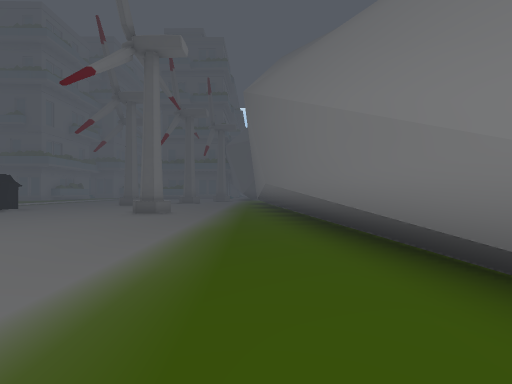
view 1 (above)

24 first-person views from a walk through a 3-D level made in the Unity game engine. The camera is 1.2 m above the floor, looks level and sees 90° across. Doors are open. The floor is counted in squares, 2 m on a side. Each view is taken from the middle of a square. On the plan, view 1 faces up. The plan holds only what a view shows up to about 9 squares ahead; the rest is blank. The place goes on beyond the plan. The player character is not drawn. Some animated figures are left out. Some surface patterns are stand-ins.

view 2
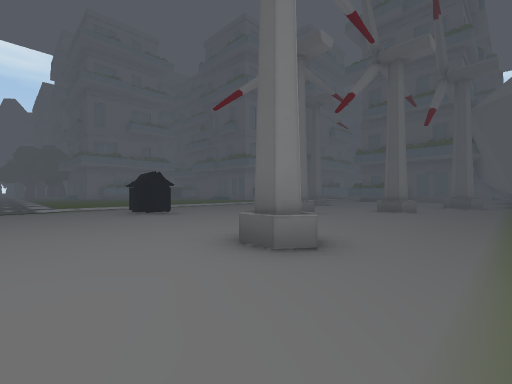

view 3
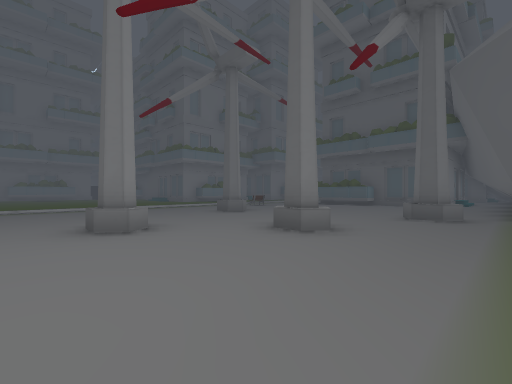

view 4
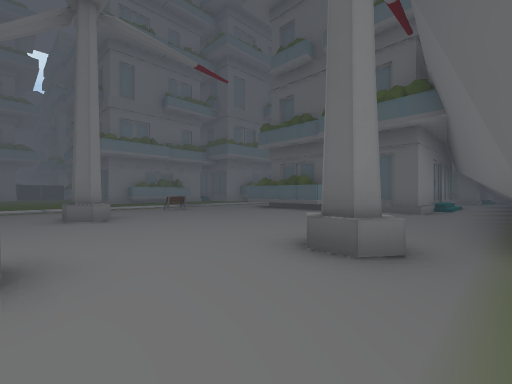

view 5
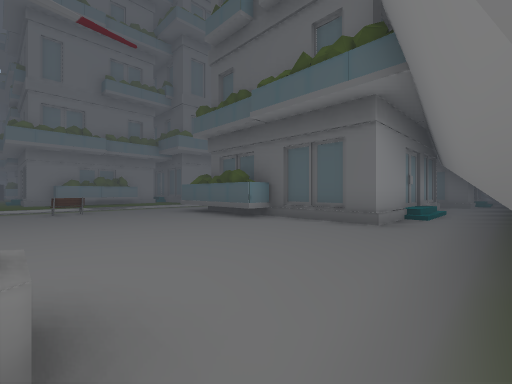

view 6
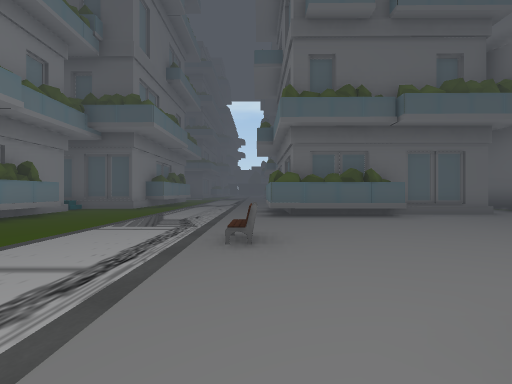

view 7
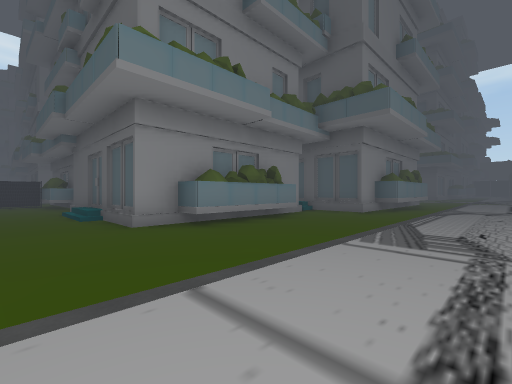

view 8
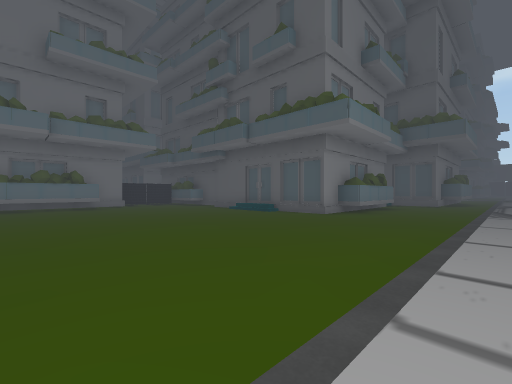

view 9
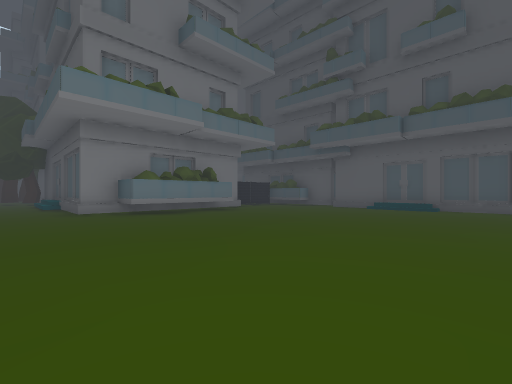

view 10
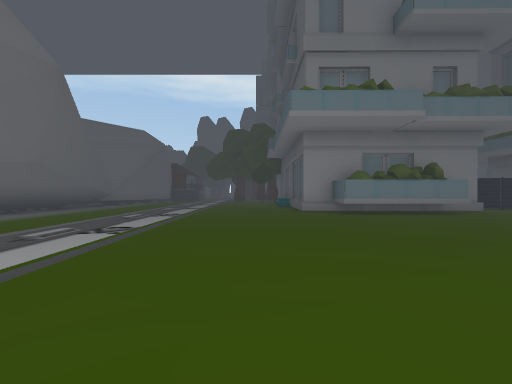

view 11
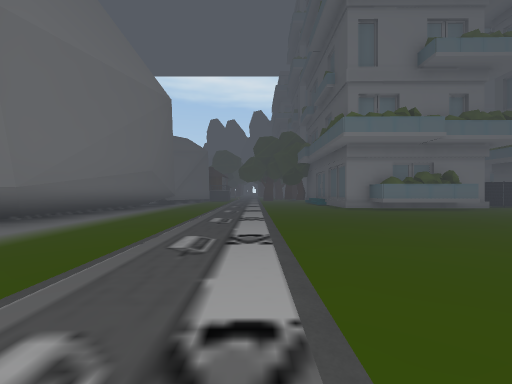

view 12
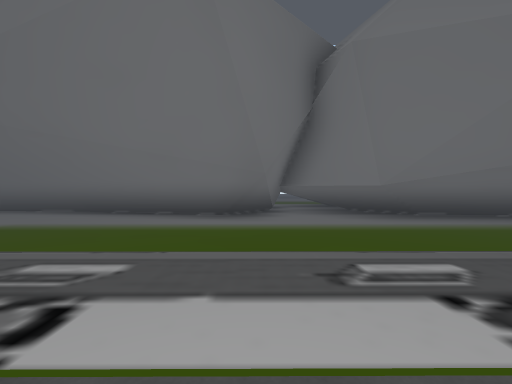

view 13
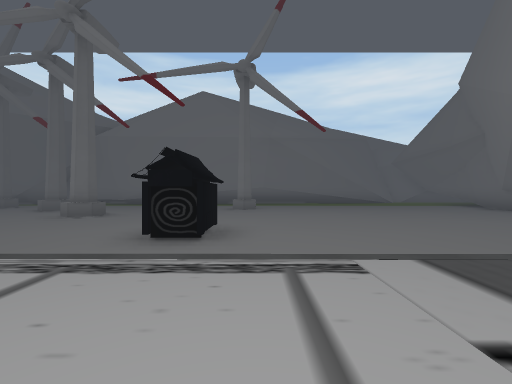

view 14
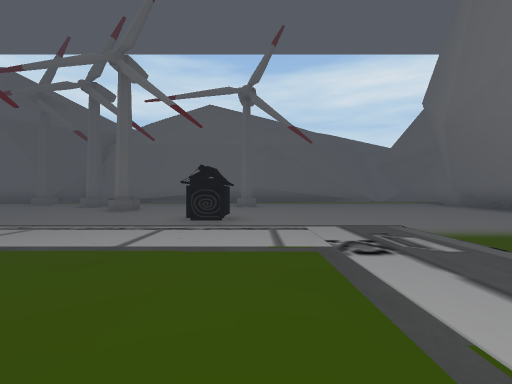

view 15
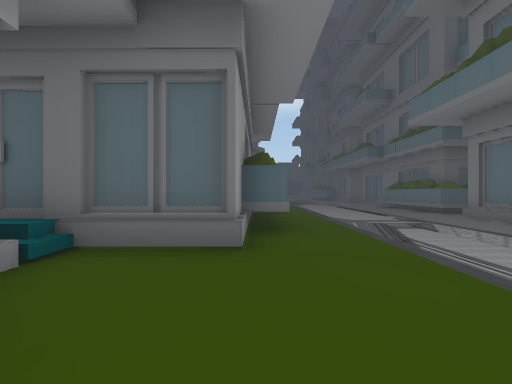

view 16
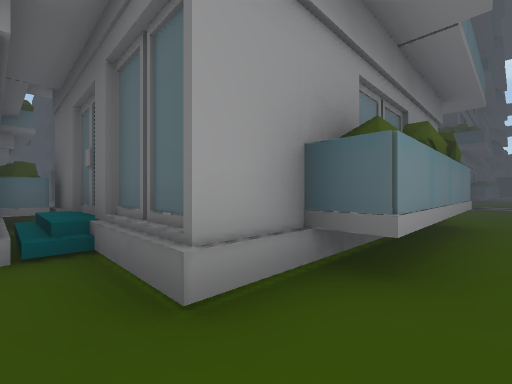

view 17
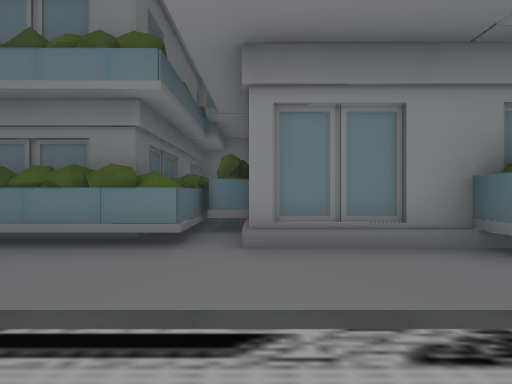

view 18
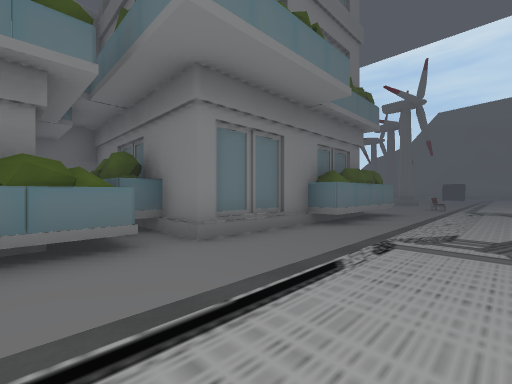

view 19
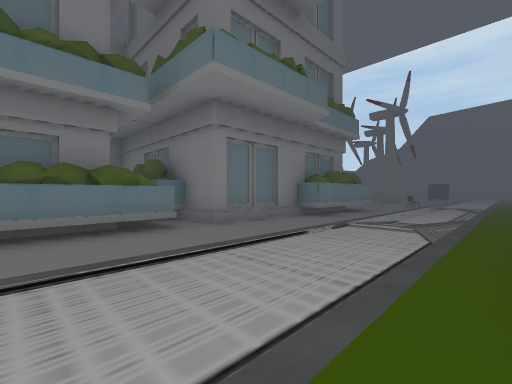

view 20
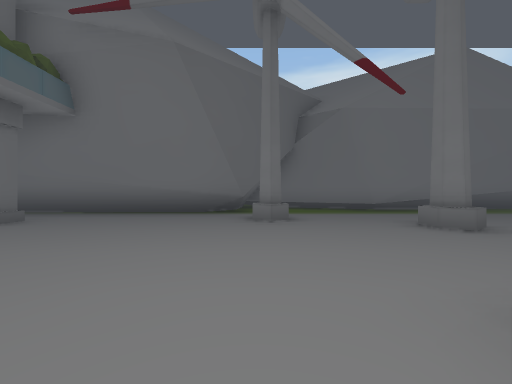

view 21
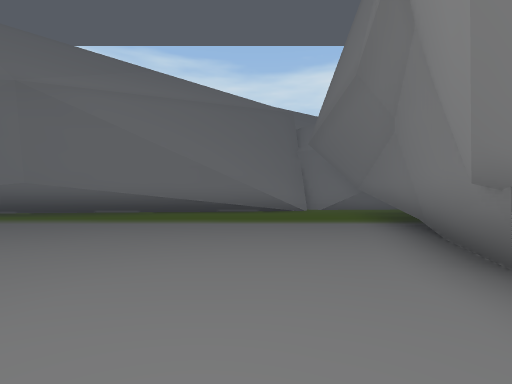

view 22
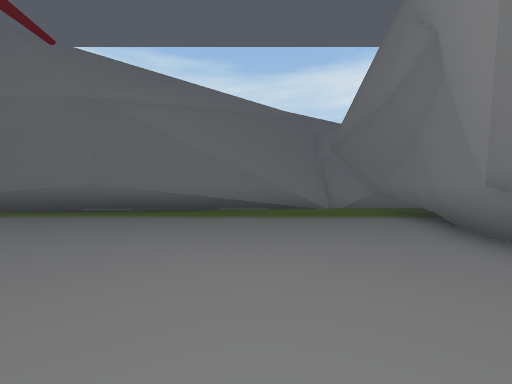

view 23
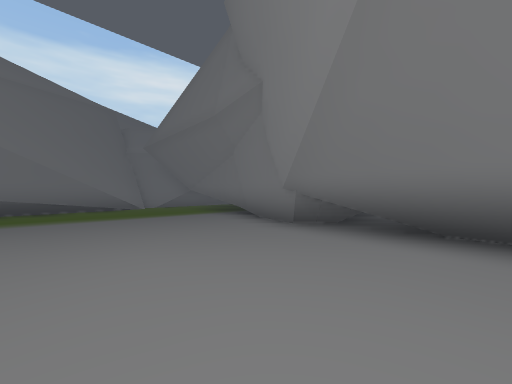

view 24
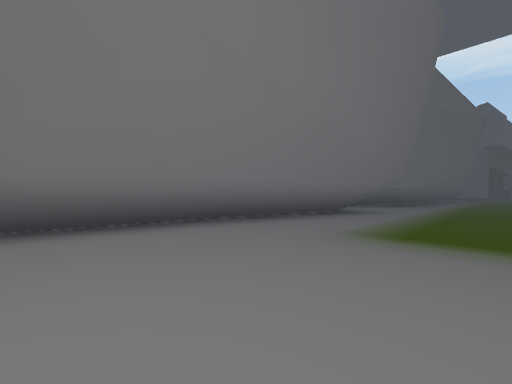

### Floor plan
Key: @ floor where view 1 was taken; # wall or solid block; . floor; W windmill; B building; E bench.
Columns run from 24 left of view 1 to 3 right of it. Each row starts with its distance up from view 1.
 30            B....BB
 29            B....BBB BB
 28            B....BBBB
 27            B....BBBBBB.
 26            B....B    B.
 25            B....#    #.
 24    BB BB#BBB....B    #.#
 23   BBBBBBBB......B    B.#
 22          B......BBB#BB.#
 21          B......BBB....#
 20          B.............#
 19          B.............#
 18   BBBB##BB.....E.......##
 17    ...................W.##
 16  #.......................#
 15  #..............WW.......#
 14  B..................WW..##
 13  BB.....................#
 12   B.....................#
 11  BB...............WW....#
 10 BB........ .............#
  9 ..........  ............##
  8 .......... ....WW.......##
  7 .....................W...#
  6 .........................#
  5 .........................#
  4 .........................#
  3 .........................##
  2 #######...................#
  1 ########.####.............#
  0       ############......@.##
 -1        ##      #######.....#
 -2                    # #####.#
 -3                            #

Where each view was taken, in squares from view 1:
view 1: 0 up, 0 right, facing up
view 2: 5 up, 1 left, facing up-left
view 3: 10 up, 1 left, facing up-left
view 4: 14 up, 1 left, facing up-left
view 5: 17 up, 1 left, facing up-left
view 6: 15 up, 9 left, facing up
view 7: 16 up, 10 left, facing up-left
view 8: 11 up, 11 left, facing up-left
view 9: 8 up, 15 left, facing up-left
view 10: 8 up, 15 left, facing left
view 11: 6 up, 13 left, facing left
view 12: 7 up, 15 left, facing down
view 13: 7 up, 12 left, facing right
view 14: 7 up, 14 left, facing right
view 15: 21 up, 13 left, facing up
view 16: 23 up, 12 left, facing up-left
view 17: 27 up, 11 left, facing right
view 18: 29 up, 11 left, facing down-right
view 19: 30 up, 12 left, facing down-right
view 20: 17 up, 8 left, facing right
view 21: 1 up, 6 left, facing right
view 22: 2 up, 7 left, facing right
view 23: 3 up, 7 left, facing down-right
view 24: 4 up, 7 left, facing down-left
